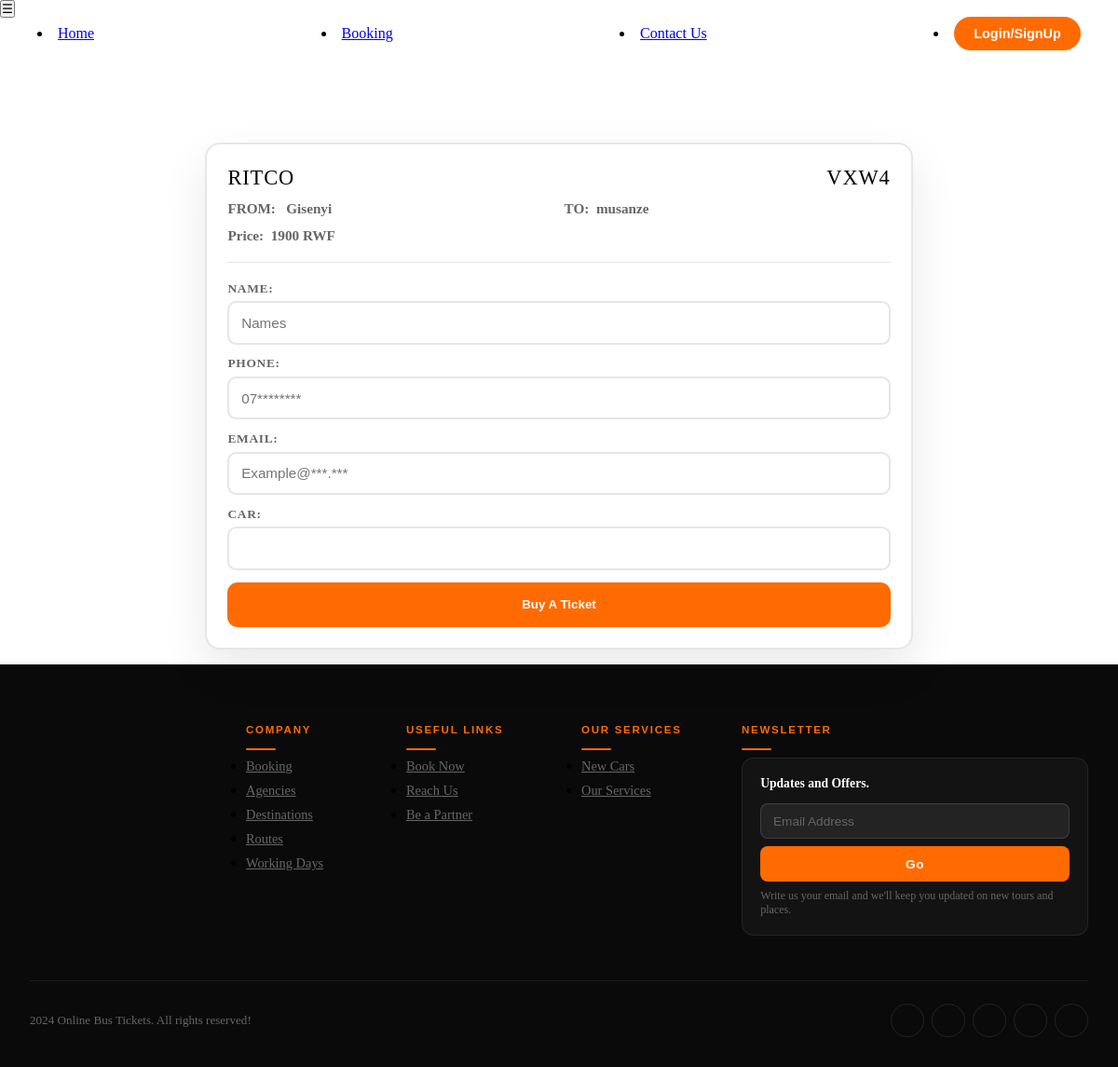
The app's page /test2.php?booking_form=49 with its own data.
### tables this page shows
CREATE TABLE `cars` (
  `Car_Id` int(6) NOT NULL,
  `Car_Plaque` text NOT NULL,
  `C_Id` int(6) NOT NULL,
  `Number_Place` int(6) NOT NULL,
  `Emp_Id` int(6) NOT NULL
);

CREATE TABLE `company` (
  `C_Id` int(6) NOT NULL,
  `C_Name` varchar(45) NOT NULL,
  `C_Logo` text NOT NULL,
  `C_Phone` text NOT NULL,
  `C_Email` text NOT NULL,
  `C_Ceo` varchar(60) NOT NULL,
  `C_Username` varchar(45) NOT NULL,
  `C_Password` text NOT NULL,
  `C_Checking` varchar(45) NOT NULL DEFAULT 'pending....'
);

CREATE TABLE `locations` (
  `L_id` int(6) NOT NULL,
  `L_from` varchar(50) NOT NULL,
  `L_to` varchar(50) NOT NULL,
  `price` text NOT NULL
);

### test2.php (the view, shortened to what this page needs)
<?php
include "connection.php";
?>
<!DOCTYPE html>
<html lang="en">
<head>
  <link rel="stylesheet" href="css/navbar.css" />
  <link rel="stylesheet" href="css/footer.css" />
  <link rel="stylesheet" href="css/booking.css" />
  <link rel="stylesheet" href="css/bookingform.css" />
</head>
<body>
  <button class="humburger">&#9776;</button>
  <header>
    <nav class="nav">
      <li><a href="index">Home</a></li>
      <li><a href="booking">Booking</a></li>
      <li><a href="contactUs">Contact Us</a></li>
      <li><a href="index?injira" class="butt"><button class="login-button">Login/SignUp</button></a></li>
    </nav>
  </header>
  <?php
  if (isset($_GET['booking_form'])) {
    $iid = mysqli_real_escape_string($con, $_GET['booking_form']);
    $query = "SELECT cars_to_leave.id, cars_to_leave.Time_to_leave, cars_to_leave.date_car_to, cars_to_leave.timing, cars.Car_Plaque, cars.Number_Place, employeers.Emp_Fname, employeers.Emp_Lname, employeers.Emp_Phone, destination.L_id, locations.L_from, locations.L_to, locations.price, company.C_Id, company.C_Name, company.C_Phone
              FROM cars
              INNER JOIN cars_to_leave ON cars.Car_Id = cars_to_leave.Car_Id
              INNER JOIN destination ON destination.D_Id = cars_to_leave.D_Id
              INNER JOIN employeers ON employeers.Emp_Id = cars.Emp_Id
              INNER JOIN locations ON locations.L_id = destination.L_id
              INNER JOIN company ON company.C_Id = destination.C_Id
              WHERE cars_to_leave.id = '$iid'";
    $result = mysqli_query($con, $query);
    while ($rr = mysqli_fetch_assoc($result)) {
  ?>
    <section class="booking-form-all">
      <div class="booking-form">
        <div class="booking-car-details">
          <div class="booking-car-info">
            <div class="car-infoo">
              <p><?php echo htmlspecialchars($rr['C_Name']); ?></p>
              <p><?php echo htmlspecialchars($rr['Car_Plaque']); ?></p>
            </div>
            <div class="car-info">
              <p>FROM: &nbsp;&nbsp;<?php echo htmlspecialchars($rr['L_from']); ?></p>
              <p>TO:&nbsp;&nbsp;<?php echo htmlspecialchars($rr['L_to']); ?></p>
              <p>Price:&nbsp;&nbsp;<?php echo htmlspecialchars($rr['price']); ?> RWF</p>
            </div>
          </div>
          <form action="brain" method="post">
            <fieldset>
              <label for="name">Name:</label>
              <input type="text" name="P_name" placeholder="Names" required />
            </fieldset>
            <fieldset>
              <label for="phone">Phone:</label>
              <input
                type="tel"
                name="phone"
                minlength="10"
                maxlength="10"
                pattern="^(079|078|072|073)[0-9]{7}$"
                title="Please enter a 10-digit phone number starting with 079, 078, 072, or 073."
                placeholder="07********" required
              />
            </fieldset>
            <fieldset>
              <label for="email">Email:</label>
              <input
                type="email"
                name="email"
                placeholder="Example@***.***" required
              />
            </fieldset>
            <fieldset class="car">
              <label for="car">Car:</label>
              <input type="text" />
            </fieldset>
            <fieldset>
              <button type="submit" name="byy">Buy A Ticket</button>
            </fieldset>
          </form>
        </div>
      </div>
    </section>
    <?php
    }
  }
  ?>
  <section>
    <footer class="footer">
      <div class="footer-container">
        <div class="footer-contaner-up">
          <div class="footer-col-holder">
            <div class="col-footer">
              <h3>Company</h3>
              <ul>
                <li><a href="#">Booking </a></li>
                <li><a href="#">Agencies</a></li>
                <li><a href="#">Destinations</a></li>
                <li><a href="#">Routes</a></li>
                <li><a href="#">Working Days</a></li>
              </ul>
            </div>
            <div class="col-footer">
              <h3>Useful links</h3>
              <ul>
                <li><a href="#">Book Now</a></li>
                <li><a href="#">Reach Us</a></li>
                <li><a href="#">Be a Partner</a></li>
              </ul>
            </div>
          </div>
          <div class="footer-col-holder">
            <div class="col-footer footer-display-none">
              <h3>Our Services</h3>
              <ul>
                <li><a href="#">New Cars</a></li>
                <li><a href="#">Our Services</a></li>
              </ul>
            </div>
            <div class="col-footer">
              <h3>Newsletter</h3>
              <div class="footer-form">
                <h4>Updates and Offers.</h4>
                <form action="#" class="subscribe" method="post">
                  <input
                    type="email"
                    name="email"
                    placeholder="Email Address"
                    required=""
                  />
                  <button type="submit">Go</button>
                </form>
                <p>
                  Write us your email and we'll keep you updated on new tours and
                  places.
                </p>
              </div>
            </div>
          </div>
        </div>
        <div class="footer-line"></div>
        <div class="footer-container-down">
          <div class="footer-text-left">
            <p>2024 Online Bus Tickets. All rights reserved!</p>
          </div>
          <ul class="footer-social">
            <li>
              <a href="#facebook"><i class="bx bxl-facebook-circle"></i></a>
            </li>
            <li>
              <a href="#linkedin"><i class="bx bxl-linkedin"></i></a>
            </li>
            <li>
              <a href="#twitter"><box-icon type="logo" name="twitter"></box-icon></a>
            </li>
            <li>
              <a href="#google"><i class="bx bxl-gmail"></i></a>
            </li>
            <li>
              <a href="#github"><i class="bx bxl-github"></i></a>
            </li>
          </ul>
        </div>
      </div>
    </footer>
  </section>
</body>
</html>

### css/navbar.css (style rules this page uses)
* { padding: 0; margin: 0; box-sizing: border-box; }
:root { --orange: #ff6b00; --orange-dark: #cc5500; --white: #ffffff; --black: #0a0a0a; --nav-height: 72px; }
.nav { position: fixed; top: 0; width: 100%; height: var(--nav-height); padding: 0 2.5rem; display: flex; flex-direction: row; align-items: center; justify-content: space-between; transition: all 0.4s ease; z-index: 1000; background: transparent; }
.login-button { background: var(--orange); color: var(--white) !important; border: 2px solid var(--orange); border-radius: 2em; padding: 0.5rem 1.2rem; font-weight: 700; font-size: 0.9rem; cursor: pointer; transition: all 0.3s; white-space: nowrap; font-family: 'DM Sans', sans-serif; }

### css/footer.css (style rules this page uses)
:root { --orange: #ff6b00; --orange-light: #ff8c33; --white: #ffffff; --black: #0a0a0a; --dark: #111111; --gray: #888888; --border-dark: rgba(255,255,255,0.08); }
.footer { background-color: var(--black); padding: 4rem 2rem 2rem; width: 100%; }
.footer-container { max-width: 1300px; margin: 0 auto; display: flex; flex-direction: column; gap: 0; }
.footer-contaner-up { display: flex; justify-content: space-between; gap: 3rem; padding-bottom: 3rem; }
.footer-col-holder { display: flex; gap: 2rem; flex: 1; justify-content: flex-end; }
.col-footer { min-width: 140px; }
.col-footer h3 { font-family: 'DM Sans', sans-serif; font-size: 0.72rem; font-weight: 700; text-transform: uppercase; letter-spacing: 0.15em; color: var(--orange); padding-bottom: 1rem; margin-bottom: 0.5rem; position: relative; }
.col-footer h3::after { content: ''; position: absolute; bottom: 0; left: 0; width: 2rem; height: 2px; background: var(--orange); border-radius: 1px; }
.col-footer ul { display: flex; flex-direction: column; gap: 0.5rem; }
.col-footer ul li a { font-size: 0.9rem; color: var(--gray); transition: color 0.3s, padding-left 0.3s; display: inline-block; }
.footer-form { background: rgba(255,255,255,0.04); border: 1px solid var(--border-dark); border-radius: 0.8rem; padding: 1.2rem; margin-top: 0.5rem; }
.footer-form h4 { font-size: 0.85rem; color: var(--white); margin-bottom: 0.8rem; font-weight: 600; }
.footer-form p { font-size: 0.75rem; color: var(--gray); margin-top: 0.5rem; }
.subscribe { display: flex; flex-direction: column; gap: 0.5rem; }
.subscribe input { height: 38px; width: 100%; background: rgba(255,255,255,0.07); border: 1px solid rgba(255,255,255,0.12); border-radius: 0.5rem; padding: 0 0.8rem; color: var(--white); font-size: 0.85rem; outline: none; transition: border-color 0.3s; }
.subscribe input::placeholder { color: rgba(255,255,255,0.3); }
.subscribe button { height: 38px; width: 100%; background: var(--orange); border: none; border-radius: 0.5rem; color: var(--white); font-weight: 700; font-size: 0.85rem; cursor: pointer; transition: all 0.3s; letter-spacing: 0.04em; }
.footer-line { background: var(--border-dark); width: 100%; height: 1px; margin: 0; }
.footer-container-down { display: flex; flex-direction: row; justify-content: space-between; align-items: center; padding: 1.5rem 0 0; }
.footer-text-left p { font-size: 0.82rem; color: var(--gray); }
.footer-social { display: flex; flex-direction: row; gap: 0.5rem; list-style: none; }
.footer-social li a { display: flex; align-items: center; justify-content: center; width: 36px; height: 36px; border-radius: 50%; border: 1px solid rgba(255,255,255,0.1); color: var(--gray); font-size: 1.1rem; transition: all 0.3s; }

### records on screen
cars: C_Id.C_Name "RITCO", Car_Plaque "VXW4", locations.L_from "Gisenyi", locations.L_to "musanze", locations.price "1900"
